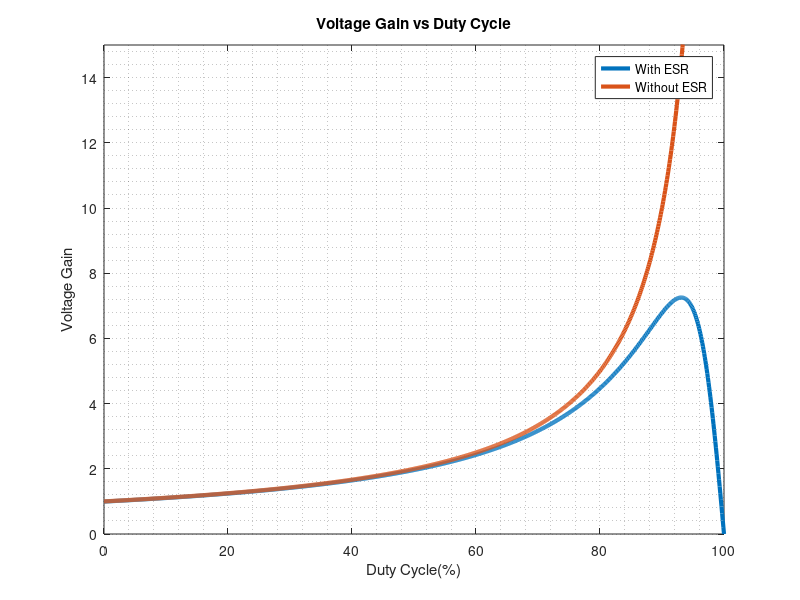
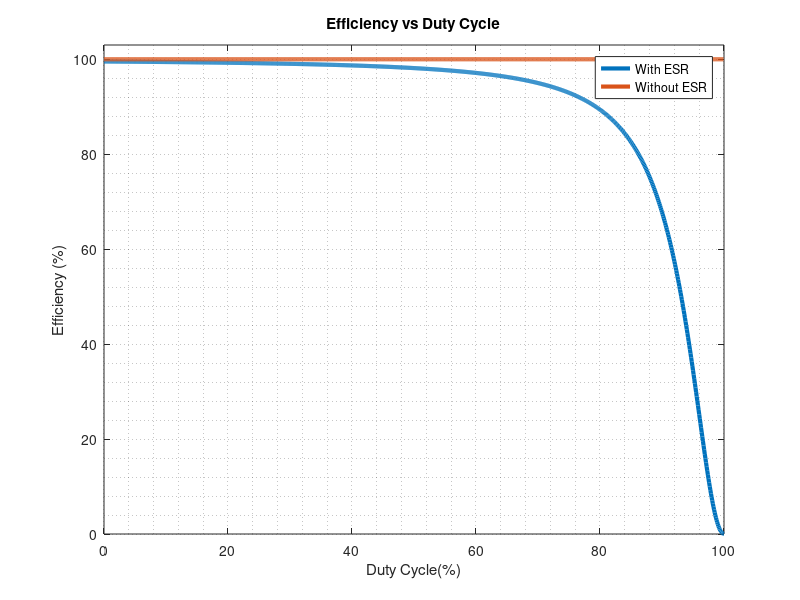

MATLAB code for these plots, in order:
dc = (0:0.001:1);
d = 1-dc;
esr = 57e-3;
load = 12;
gain = (1./(d+(esr./(d.*load))));
inputV = 1;
inputC = 1;
outputV = gain*1;
outputC = d.*inputC;
figure
plot(dc*100,gain,'LineWidth',3);
hold on
plot(dc*100,1./d,'LineWidth',3);

ylim([0 15]);
grid minor;
xlabel('Duty Cycle(%)');
ylabel('Voltage Gain');
title('Voltage Gain vs Duty Cycle');
legend('With ESR','Without ESR');

n1 = (outputC.*outputV)./(inputC*inputV);
n2 = (outputC./d)./(1)
figure
plot(dc*100,n1*100,'LineWidth',3);
hold on 
plot(dc*100,n2*100,'LineWidth',3);

grid minor;
xlabel('Duty Cycle(%)');
ylabel('Efficiency (%)');
title('Efficiency vs Duty Cycle');
legend('With ESR','Without ESR');
ylim([0 103]);